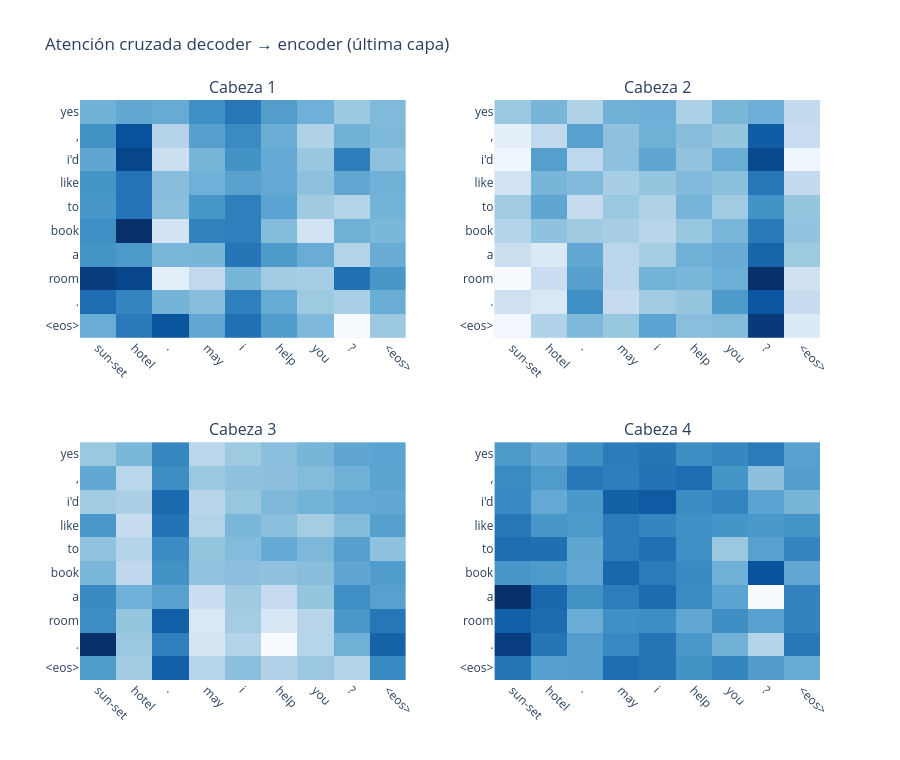

Source (notebook cell):
### Code cell
# ============================================================
# Atención cruzada: ejemplo 1
# ============================================================
src, _, trg = test_list[EJEMPLOS_ATENCION[0]]
respuesta, atencion = generar_con_atencion(modelo_final, src)
print("entrada  :", " ".join(src))
print("real     :", " ".join(trg[1:-1]))
print("generada :", " ".join(respuesta))
mostrar_atencion(src, respuesta, atencion, "Atención cruzada decoder → encoder (última capa)").show()

### Figure 1 — Plotly figure (JSON) as saved in the notebook; plotly's stock layout.template omitted (floating-point values rounded to 4 significant figures)
{"data": [{"colorscale": [[0, "rgb(247,251,255)"], [0.125, "rgb(222,235,247)"], [0.25, "rgb(198,219,239)"], [0.375, "rgb(158,202,225)"], [0.5, "rgb(107,174,214)"], [0.625, "rgb(66,146,198)"], [0.75, "rgb(33,113,181)"], [0.875, "rgb(8,81,156)"], [1, "rgb(8,48,107)"]], "hovertemplate": "generado %{y}<br>entrada %{x}<br>peso %{z:.3f}<extra></extra>", "showscale": false, "z": [[0.1109, 0.1111, 0.111, 0.1115, 0.1119, 0.1113, 0.111, 0.1105, 0.1108], [0.1115, 0.1125, 0.1102, 0.1112, 0.1116, 0.111, 0.1103, 0.1109, 0.1108], [0.1111, 0.1127, 0.1098, 0.1109, 0.1115, 0.1111, 0.1105, 0.1118, 0.1106], [0.1114, 0.1119, 0.1107, 0.111, 0.1112, 0.1111, 0.1106, 0.1111, 0.1109], [0.1114, 0.1119, 0.1107, 0.1114, 0.1118, 0.1112, 0.1105, 0.1102, 0.1109], [0.1115, 0.113, 0.1097, 0.1117, 0.1118, 0.1107, 0.1097, 0.1109, 0.1108], [0.1114, 0.1114, 0.1108, 0.1109, 0.1119, 0.1113, 0.111, 0.1102, 0.111], [0.1128, 0.1127, 0.1094, 0.11, 0.1109, 0.1104, 0.1104, 0.112, 0.1114], [0.112, 0.1117, 0.1109, 0.1107, 0.1118, 0.111, 0.1105, 0.1103, 0.111], [0.111, 0.1119, 0.1124, 0.1111, 0.112, 0.1113, 0.1108, 0.109, 0.1105]], "type": "heatmap", "xaxis": "x", "yaxis": "y"}, {"colorscale": [[0, "rgb(247,251,255)"], [0.125, "rgb(222,235,247)"], [0.25, "rgb(198,219,239)"], [0.375, "rgb(158,202,225)"], [0.5, "rgb(107,174,214)"], [0.625, "rgb(66,146,198)"], [0.75, "rgb(33,113,181)"], [0.875, "rgb(8,81,156)"], [1, "rgb(8,48,107)"]], "hovertemplate": "generado %{y}<br>entrada %{x}<br>peso %{z:.3f}<extra></extra>", "showscale": false, "z": [[0.111, 0.1114, 0.1107, 0.1114, 0.1115, 0.1108, 0.1113, 0.1115, 0.1105], [0.1097, 0.1105, 0.1117, 0.1111, 0.1114, 0.1112, 0.1111, 0.1129, 0.1103], [0.1095, 0.1118, 0.1105, 0.1111, 0.1117, 0.1111, 0.1115, 0.1133, 0.1095], [0.1102, 0.1114, 0.1113, 0.1108, 0.111, 0.1113, 0.1112, 0.1125, 0.1104], [0.1109, 0.1117, 0.1104, 0.111, 0.1107, 0.1114, 0.1109, 0.112, 0.111], [0.1106, 0.1111, 0.1109, 0.1108, 0.1106, 0.111, 0.1113, 0.1124, 0.1111], [0.1103, 0.1099, 0.1116, 0.1106, 0.1109, 0.1114, 0.1115, 0.1128, 0.111], [0.1093, 0.1103, 0.1118, 0.1105, 0.1114, 0.1113, 0.1115, 0.1137, 0.1102], [0.1102, 0.11, 0.1121, 0.1104, 0.1109, 0.111, 0.1119, 0.113, 0.1104], [0.1095, 0.1107, 0.1113, 0.111, 0.1117, 0.1112, 0.1112, 0.1135, 0.1099]], "type": "heatmap", "xaxis": "x2", "yaxis": "y2"}, {"colorscale": [[0, "rgb(247,251,255)"], [0.125, "rgb(222,235,247)"], [0.25, "rgb(198,219,239)"], [0.375, "rgb(158,202,225)"], [0.5, "rgb(107,174,214)"], [0.625, "rgb(66,146,198)"], [0.75, "rgb(33,113,181)"], [0.875, "rgb(8,81,156)"], [1, "rgb(8,48,107)"]], "hovertemplate": "generado %{y}<br>entrada %{x}<br>peso %{z:.3f}<extra></extra>", "showscale": false, "z": [[0.1107, 0.1111, 0.1121, 0.1103, 0.1107, 0.1109, 0.1111, 0.1115, 0.1115], [0.1114, 0.1103, 0.112, 0.1107, 0.1109, 0.1109, 0.111, 0.1112, 0.1115], [0.1107, 0.1105, 0.1127, 0.1103, 0.1108, 0.1111, 0.1112, 0.1114, 0.1114], [0.1118, 0.11, 0.1125, 0.1104, 0.1111, 0.1109, 0.1106, 0.111, 0.1116], [0.1108, 0.1104, 0.112, 0.1108, 0.111, 0.1114, 0.1111, 0.1116, 0.1109], [0.1111, 0.1102, 0.1119, 0.1108, 0.1109, 0.1109, 0.111, 0.1115, 0.1117], [0.1121, 0.1113, 0.1116, 0.11, 0.1107, 0.1101, 0.1108, 0.112, 0.1116], [0.112, 0.1108, 0.1128, 0.1096, 0.1106, 0.1097, 0.1103, 0.1118, 0.1124], [0.1137, 0.1107, 0.1122, 0.1097, 0.1104, 0.1089, 0.1103, 0.1113, 0.1128], [0.1117, 0.1106, 0.1128, 0.1103, 0.1109, 0.1104, 0.1107, 0.1104, 0.1121]], "type": "heatmap", "xaxis": "x3", "yaxis": "y3"}, {"colorscale": [[0, "rgb(247,251,255)"], [0.125, "rgb(222,235,247)"], [0.25, "rgb(198,219,239)"], [0.375, "rgb(158,202,225)"], [0.5, "rgb(107,174,214)"], [0.625, "rgb(66,146,198)"], [0.75, "rgb(33,113,181)"], [0.875, "rgb(8,81,156)"], [1, "rgb(8,48,107)"]], "hovertemplate": "generado %{y}<br>entrada %{x}<br>peso %{z:.3f}<extra></extra>", "showscale": false, "z": [[0.1108, 0.1103, 0.1111, 0.1116, 0.1117, 0.1111, 0.1113, 0.1116, 0.1105], [0.1112, 0.1107, 0.1117, 0.1115, 0.1118, 0.112, 0.1109, 0.1096, 0.1106], [0.1112, 0.1103, 0.1108, 0.1123, 0.1125, 0.1111, 0.1114, 0.1105, 0.1099], [0.1117, 0.1109, 0.1108, 0.1116, 0.1113, 0.111, 0.1109, 0.1108, 0.1109], [0.112, 0.1119, 0.1104, 0.1116, 0.1119, 0.1111, 0.1093, 0.1105, 0.1113], [0.1109, 0.1107, 0.1104, 0.1121, 0.1116, 0.1112, 0.1101, 0.1127, 0.1103], [0.1136, 0.1121, 0.111, 0.1115, 0.112, 0.1112, 0.1105, 0.1067, 0.1114], [0.1123, 0.112, 0.1102, 0.111, 0.1111, 0.1103, 0.1111, 0.1105, 0.1114], [0.1132, 0.1117, 0.1107, 0.1112, 0.1118, 0.1108, 0.11, 0.1088, 0.1117], [0.1117, 0.1106, 0.1106, 0.112, 0.1118, 0.111, 0.1113, 0.1107, 0.1102]], "type": "heatmap", "xaxis": "x4", "yaxis": "y4"}], "layout": {"xaxis": {"anchor": "y", "domain": [0, 0.44], "tickvals": [0, 1, 2, 3, 4, 5, 6, 7, 8], "ticktext": ["sun-set", "hotel", ".", "may", "i", "help", "you", "?", "<eos>"], "tickangle": 45}, "yaxis": {"anchor": "x", "domain": [0.59, 1], "tickvals": [0, 1, 2, 3, 4, 5, 6, 7, 8, 9], "ticktext": ["yes", ",", "i'd", "like", "to", "book", "a", "room", ".", "<eos>"], "autorange": "reversed"}, "xaxis2": {"anchor": "y2", "domain": [0.56, 1], "tickvals": [0, 1, 2, 3, 4, 5, 6, 7, 8], "ticktext": ["sun-set", "hotel", ".", "may", "i", "help", "you", "?", "<eos>"], "tickangle": 45}, "yaxis2": {"anchor": "x2", "domain": [0.59, 1], "tickvals": [0, 1, 2, 3, 4, 5, 6, 7, 8, 9], "ticktext": ["yes", ",", "i'd", "like", "to", "book", "a", "room", ".", "<eos>"], "autorange": "reversed"}, "xaxis3": {"anchor": "y3", "domain": [0, 0.44], "tickvals": [0, 1, 2, 3, 4, 5, 6, 7, 8], "ticktext": ["sun-set", "hotel", ".", "may", "i", "help", "you", "?", "<eos>"], "tickangle": 45}, "yaxis3": {"anchor": "x3", "domain": [0, 0.41], "tickvals": [0, 1, 2, 3, 4, 5, 6, 7, 8, 9], "ticktext": ["yes", ",", "i'd", "like", "to", "book", "a", "room", ".", "<eos>"], "autorange": "reversed"}, "xaxis4": {"anchor": "y4", "domain": [0.56, 1], "tickvals": [0, 1, 2, 3, 4, 5, 6, 7, 8], "ticktext": ["sun-set", "hotel", ".", "may", "i", "help", "you", "?", "<eos>"], "tickangle": 45}, "yaxis4": {"anchor": "x4", "domain": [0, 0.41], "tickvals": [0, 1, 2, 3, 4, 5, 6, 7, 8, 9], "ticktext": ["yes", ",", "i'd", "like", "to", "book", "a", "room", ".", "<eos>"], "autorange": "reversed"}, "annotations": [{"font": {"size": 16}, "showarrow": false, "text": "Cabeza 1", "x": 0.22, "xanchor": "center", "xref": "paper", "y": 1, "yanchor": "bottom", "yref": "paper"}, {"font": {"size": 16}, "showarrow": false, "text": "Cabeza 2", "x": 0.78, "xanchor": "center", "xref": "paper", "y": 1, "yanchor": "bottom", "yref": "paper"}, {"font": {"size": 16}, "showarrow": false, "text": "Cabeza 3", "x": 0.22, "xanchor": "center", "xref": "paper", "y": 0.41, "yanchor": "bottom", "yref": "paper"}, {"font": {"size": 16}, "showarrow": false, "text": "Cabeza 4", "x": 0.78, "xanchor": "center", "xref": "paper", "y": 0.41, "yanchor": "bottom", "yref": "paper"}], "title": {"text": "Atención cruzada decoder → encoder (última capa)"}, "height": 760}}
